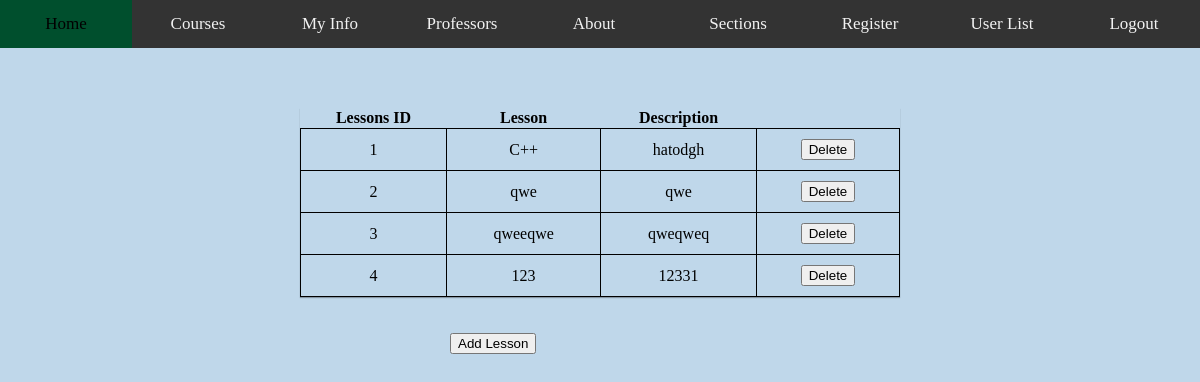
Screenshot of /lessons (signed in) with the database file from the repository.
### courses/models.py (models this page shows, shortened)
class Lesson(models.Model):
    title = models.CharField(max_length=50, default="")
    description = models.TextField(max_length=200, default="")
    course = models.ForeignKey(Course, on_delete=models.CASCADE, default="")

### courses/views.py (the view)
# urls.py: path('lessons', lessonpage, name="lessonspage"),
def lessonpage(request):
    lesson = Lesson.objects.all()
    if request.user.is_authenticated:
        return render(request, "lessons/lessons.html", {'lessons': lesson})
    else:
        return redirect('loginpage')

### accounts/models.py (called while the page is built)
    @property
    def is_admin(self):
        return self.admin

    @property
    def is_active(self):
        return self.active

### templates/lessons/lessons.html (shortened to what this page needs)
{% load static %}
<html lang="en">
<head>
    <link rel="stylesheet" type="text/css" href="{% static 'css/main.css' %}">
</head>
<body>
{% include 'navbar.html' %}<br><br><br><br><br><br>
<table align="center" class="userlist">
    <thead>
    <tr>
        <th>Lessons ID</th>
        <th>Lesson</th>
        <th>Description</th>
    </tr>
    </thead>
    <tbody>
     {% for lesson in lessons %}
        <tr>
            <td data-label="ID">{{ lesson.id }}</td>
            <td data-label="Title">{{ lesson.title }}</td>
            <td data-label="Title">{{ lesson.description}}</td>
            <td><button onclick="location.href='{% url 'deletelessons' lesson.id %}'">Delete</button>
            </td>
        </tr>
    {% endfor %}
    </tbody>
</table>
<br><br>
<div class="add-course">
<button onclick="location.href='{% url 'addlessonspage' %}'">Add Lesson</button>
</div>
</body>
</html></title>
</head>
<body>
</body>
</html>

### static_my_project/css/main.css (style rules this page uses)
body { margin: 0px; background-color: #BFD7EA; }
.userlist { text-align: center; border: 0px; width: 50%; margin: auto; padding: 0; border-collapse: collapse; border-spacing: 0; box-shadow: 0 1px 1px rgba(0, 0, 0, .3); }
td { padding: 10px; border: 1px solid black; border-collapse: collapse; }
.add-course { width: 300px; height: 300px; margin: auto; }

### rows the page displays
Lesson: id "1", title "C++", description "hatodgh"
Lesson: id "2", title "qwe", description "qwe"
Lesson: id "3", title "qweeqwe", description "qweqweq"
Lesson: id "4", title "123", description "12331"
